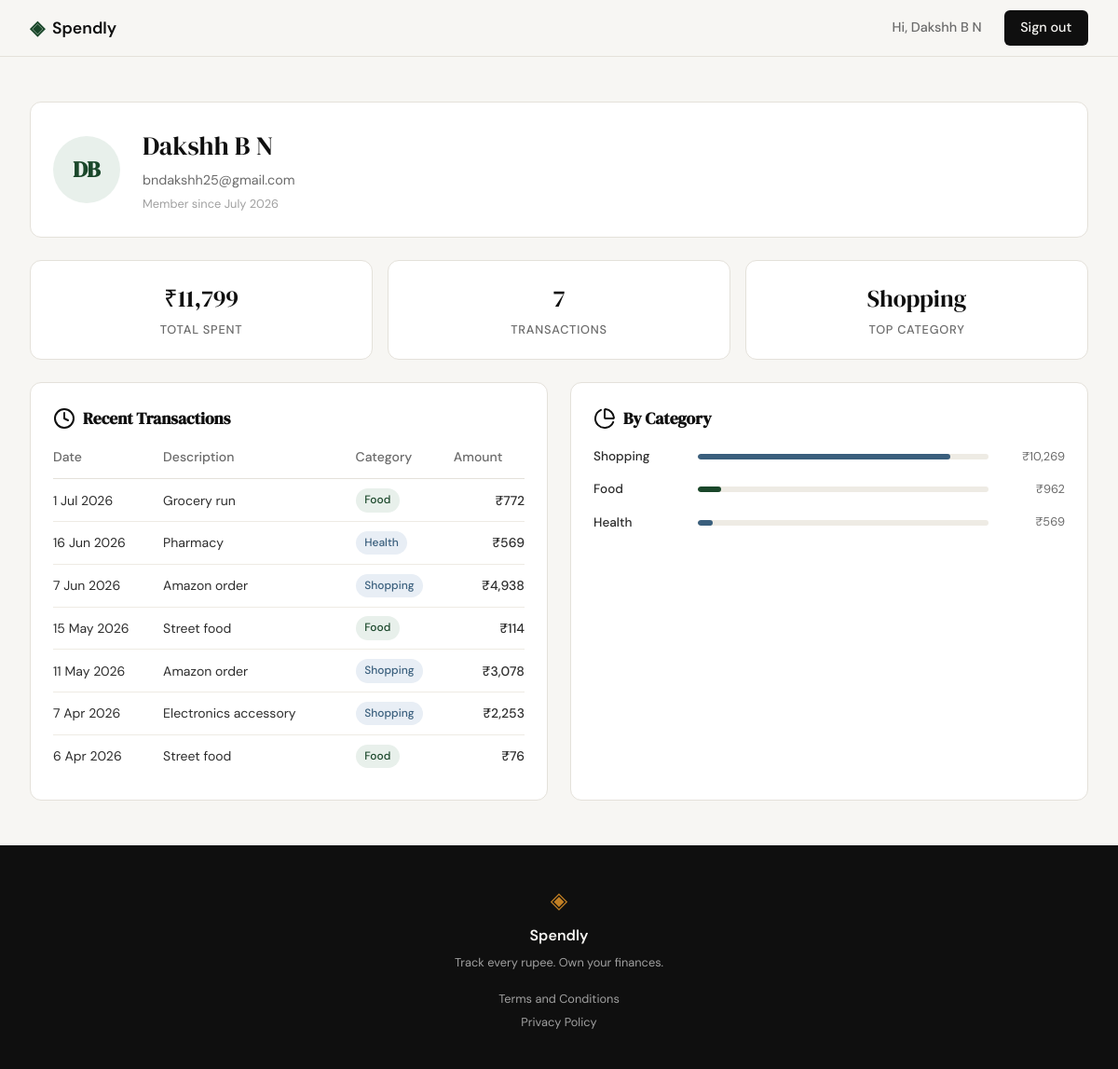
Screenshot of /profile (signed in) with the database file from the repository.
### tables this page shows
CREATE TABLE users (
            id           INTEGER PRIMARY KEY AUTOINCREMENT,
            name         TEXT    NOT NULL,
            email        TEXT    UNIQUE NOT NULL,
            password_hash TEXT   NOT NULL,
            created_at   TEXT    DEFAULT (datetime('now'))
        );

CREATE TABLE expenses (
            id          INTEGER PRIMARY KEY AUTOINCREMENT,
            user_id     INTEGER NOT NULL REFERENCES users(id),
            amount      REAL    NOT NULL,
            category    TEXT    NOT NULL,
            date        TEXT    NOT NULL,
            description TEXT,
            created_at  TEXT    DEFAULT (datetime('now'))
        );

### app.py (the view)
@app.route("/profile")
def profile():
    if not session.get("user_id"):
        return redirect(url_for("login"))
    uid  = session["user_id"]
    user = get_user_by_id(uid)
    if user is None:
        session.clear()
        flash("Session expired. Please log in again.")
        return redirect(url_for("login"))
    stats      = get_summary_stats(uid)
    expenses   = get_recent_transactions(uid)
    categories = get_category_breakdown(uid)
    return render_template(
        "profile.html",
        user=user, stats=stats, expenses=expenses, categories=categories,
    )

### database/db.py (called while the page is built)
def get_db():
    conn = sqlite3.connect(DB_PATH)
    conn.row_factory = sqlite3.Row
    conn.execute("PRAGMA foreign_keys = ON")
    return conn

### database/queries.py (called while the page is built)
def _fmt_rupee(value: float) -> str:
    return f"₹{value:,.0f}"

def _fmt_date(iso: str) -> str:
    for fmt in ("%Y-%m-%d %H:%M:%S", "%Y-%m-%d"):
        try:
            dt = datetime.strptime(iso, fmt)
            return dt.strftime("%d %b %Y").lstrip("0")
        except ValueError:
            continue
    return iso

def get_user_by_id(user_id):
    conn = get_db()
    try:
        row = conn.execute(
            "SELECT name, email, created_at FROM users WHERE id = ?", (user_id,)
        ).fetchone()
    finally:
        conn.close()
    if row is None:
        return None
    parts = row["name"].split()
    initials = "".join(p[0].upper() for p in parts[:2])
    try:
        dt = datetime.strptime(row["created_at"], "%Y-%m-%d %H:%M:%S")
    except ValueError:
        dt = datetime.strptime(row["created_at"], "%Y-%m-%d")
    return {
        "name": row["name"],
        "email": row["email"],
        "initials": initials,
        "member_since": dt.strftime("%B %Y"),
    }

def get_summary_stats(user_id):
    conn = get_db()
    try:
        agg = conn.execute(
            "SELECT COALESCE(SUM(amount), 0) AS total, COUNT(*) AS cnt "
            "FROM expenses WHERE user_id = ?",
            (user_id,),
        ).fetchone()
        top = conn.execute(
            "SELECT category FROM expenses WHERE user_id = ? "
            "GROUP BY category ORDER BY SUM(amount) DESC LIMIT 1",
            (user_id,),
        ).fetchone()
    finally:
        conn.close()
    return {
        "total_spent": _fmt_rupee(agg["total"]),
        "transaction_count": agg["cnt"],
        "top_category": top["category"] if top else "—",
    }

def get_recent_transactions(user_id, limit=10):
    conn = get_db()
    try:
        rows = conn.execute(
            "SELECT date, description, category, amount FROM expenses "
            "WHERE user_id = ? ORDER BY date DESC LIMIT ?",
            (user_id, limit),
        ).fetchall()
    finally:
        conn.close()
    return [
        {
            "date": _fmt_date(r["date"]),
            "description": r["description"],
            "category": r["category"],
            "amount": _fmt_rupee(r["amount"]),
        }
        for r in rows
    ]

### templates/profile.html (shortened to what this page needs)
{% extends "base.html" %}
{% block content %}
<div class="profile-section">
    <div class="profile-header profile-card">
        <div class="profile-avatar">{{ user.initials }}</div>
        <div>
            <div class="profile-name">{{ user.name }}</div>
            <div class="profile-email">{{ user.email }}</div>
            <div class="profile-meta">Member since {{ user.member_since }}</div>
        </div>
    </div>
    <div class="profile-stats">
        <div class="profile-stat-card">
            <div class="stat-value">{{ stats.total_spent }}</div>
            <div class="stat-label">Total Spent</div>
        </div>
        <div class="profile-stat-card">
            <div class="stat-value">{{ stats.transaction_count }}</div>
            <div class="stat-label">Transactions</div>
        </div>
        <div class="profile-stat-card">
            <div class="stat-value">{{ stats.top_category }}</div>
            <div class="stat-label">Top Category</div>
        </div>
    </div>
    <div class="profile-grid">
        <div class="profile-card">
            <h2 class="profile-card-title"><i data-lucide="clock"></i> Recent Transactions</h2>
            <table class="expense-table">
                <thead>
                    <tr>
                        <th>Date</th>
                        <th>Description</th>
                        <th>Category</th>
                        <th class="amount-cell">Amount</th>
                    </tr>
                </thead>
                <tbody>
                    {% for e in expenses %}
                    <tr>
                        <td>{{ e.date }}</td>
                        <td>{{ e.description }}</td>
                        <td><span class="badge badge-{{ e.category | lower }}">{{ e.category }}</span></td>
                        <td class="amount-cell">{{ e.amount }}</td>
                    </tr>
                    {% endfor %}
                </tbody>
            </table>
        </div>
        <div class="profile-card">
            <h2 class="profile-card-title"><i data-lucide="pie-chart"></i> By Category</h2>
            {% for c in categories %}
            <div class="cat-row">
                <span class="cat-name">{{ c.name }}</span>
                <div class="cat-bar-track">
                    <div class="cat-bar cat-bar-{{ c.name | lower }}" style="width: {{ c.percent }}%"></div>
                </div>
                <span class="cat-amount">{{ c.amount }}</span>
            </div>
            {% endfor %}
        </div>
    </div>
</div>
{% endblock %}

### templates/base.html (shortened to what this page needs)
<!DOCTYPE html>
<html lang="en">
<head>
    <link rel="stylesheet" href="{{ url_for('static', filename='css/style.css') }}">
</head>
<body>
    <nav class="navbar">
        <div class="nav-inner">
            <a href="{{ url_for('landing') }}" class="nav-brand">
                <span class="brand-icon">◈</span>
                <span class="brand-name">Spendly</span>
            </a>
            <div class="nav-links">
                {% if session.user_id %}
                    <span class="nav-username">Hi, {{ session.user_name }}</span>
                    <a href="{{ url_for('logout') }}" class="nav-cta">Sign out</a>
                {% else %}
                    <a href="{{ url_for('login') }}">Sign in</a>
                    <a href="{{ url_for('register') }}" class="nav-cta">Get started</a>
                {% endif %}
            </div>
        </div>
    </nav>
    <main class="main-content">
        {% block content %}{% endblock %}
    </main>
    <footer class="footer">
        <div class="footer-inner">
            <span class="brand-icon">◈</span>
            <span class="footer-name">Spendly</span>
            <p class="footer-copy">Track every rupee. Own your finances.</p>
            <div class="footer-links">
                <a href="{{ url_for('terms') }}">Terms and Conditions</a>
                <a href="{{ url_for('privacy') }}">Privacy Policy</a>
            </div>
        </div>
    </footer>
</body>
</html>

### rows the page displays
users: user_name "Dakshh B N", name "Dakshh B N", email "bndakshh25@gmail.com"
expenses: date "1 Jul 2026", description "Grocery run", category "Food", amount "₹772"
expenses: date "16 Jun 2026", description "Pharmacy", category "Health", amount "₹569"
expenses: date "7 Jun 2026", description "Amazon order", category "Shopping", amount "₹4,938"
expenses: date "15 May 2026", description "Street food", category "Food", amount "₹114"
expenses: date "11 May 2026", description "Amazon order", category "Shopping", amount "₹3,078"
expenses: date "7 Apr 2026", description "Electronics accessory", category "Shopping", amount "₹2,253"
expenses: date "6 Apr 2026", description "Street food", category "Food", amount "₹76"

### other values shown
{{ user.initials }} "DB"
{{ user.member_since }} "July 2026"
{{ stats.total_spent }} "₹11,799"
{{ stats.transaction_count }} "7"
{{ stats.top_category }} "Shopping"
{{ c.name }} "Shopping" "Food" "Health"
{{ c.amount }} "₹10,269" "₹962" "₹569"
